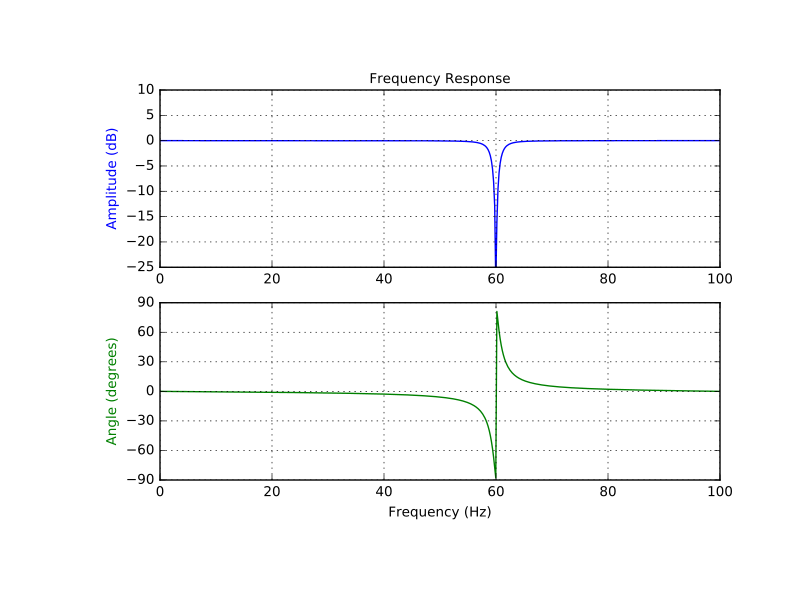

This chart was generated by the following Python code:
# Design and plot filter to remove the 60Hz component from a
# signal sampled at 200Hz, using a quality factor Q = 30

from scipy import signal
import numpy as np
import matplotlib.pyplot as plt

fs = 200.0  # Sample frequency (Hz)
f0 = 60.0  # Frequency to be removed from signal (Hz)
Q = 30.0  # Quality factor
w0 = f0/(fs/2)  # Normalized Frequency
# Design notch filter
b, a = signal.iirnotch(w0, Q)

# Frequency response
w, h = signal.freqz(b, a)
# Generate frequency axis
freq = w*fs/(2*np.pi)
# Plot
fig, ax = plt.subplots(2, 1, figsize=(8, 6))
ax[0].plot(freq, 20*np.log10(abs(h)), color='blue')
ax[0].set_title("Frequency Response")
ax[0].set_ylabel("Amplitude (dB)", color='blue')
ax[0].set_xlim([0, 100])
ax[0].set_ylim([-25, 10])
ax[0].grid()
ax[1].plot(freq, np.unwrap(np.angle(h))*180/np.pi, color='green')
ax[1].set_ylabel("Angle (degrees)", color='green')
ax[1].set_xlabel("Frequency (Hz)")
ax[1].set_xlim([0, 100])
ax[1].set_yticks([-90, -60, -30, 0, 30, 60, 90])
ax[1].set_ylim([-90, 90])
ax[1].grid()
plt.show()
